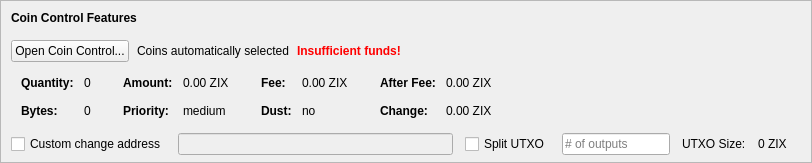
    <widget class="QFrame" name="frameCoinControl">
     <property name="sizePolicy">
      <sizepolicy hsizetype="Expanding" vsizetype="Expanding">
       <horstretch>0</horstretch>
       <verstretch>0</verstretch>
      </sizepolicy>
     </property>
     <property name="maximumSize">
      <size>
       <width>16777215</width>
       <height>16777215</height>
      </size>
     </property>
     <property name="frameShape">
      <enum>QFrame::StyledPanel</enum>
     </property>
     <property name="frameShadow">
      <enum>QFrame::Sunken</enum>
     </property>
     <layout class="QVBoxLayout" name="verticalLayoutCoinControl2">
      <property name="spacing">
       <number>0</number>
      </property>
      <property name="leftMargin">
       <number>0</number>
      </property>
      <property name="topMargin">
       <number>0</number>
      </property>
      <property name="rightMargin">
       <number>0</number>
      </property>
      <property name="bottomMargin">
       <number>6</number>
      </property>
      <item>
       <layout class="QVBoxLayout" name="verticalLayoutCoinControl" stretch="0,0,0,0,1">
        <property name="spacing">
         <number>0</number>
        </property>
        <property name="leftMargin">
         <number>10</number>
        </property>
        <property name="topMargin">
         <number>10</number>
        </property>
        <item>
         <layout class="QHBoxLayout" name="horizontalLayoutCoinControl1">
          <property name="bottomMargin">
           <number>15</number>
          </property>
          <item>
           <widget class="QLabel" name="labelCoinControlFeatures">
            <property name="sizePolicy">
             <sizepolicy hsizetype="Preferred" vsizetype="Maximum">
              <horstretch>0</horstretch>
              <verstretch>0</verstretch>
             </sizepolicy>
            </property>
            <property name="font">
             <font>
              <weight>75</weight>
              <bold>true</bold>
             </font>
            </property>
            <property name="styleSheet">
             <string notr="true">font-weight:bold;</string>
            </property>
            <property name="text">
             <string>Coin Control Features</string>
            </property>
           </widget>
          </item>
         </layout>
        </item>
        <item>
         <layout class="QHBoxLayout" name="horizontalLayoutCoinControl2" stretch="0,0,0,0">
          <property name="spacing">
           <number>8</number>
          </property>
          <property name="bottomMargin">
           <number>10</number>
          </property>
          <item>
           <widget class="QPushButton" name="pushButtonCoinControl">
            <property name="styleSheet">
             <string notr="true"/>
            </property>
            <property name="text">
             <string>Open Coin Control...</string>
            </property>
            <property name="autoDefault">
             <bool>false</bool>
            </property>
           </widget>
          </item>
          <item>
           <widget class="QLabel" name="labelCoinControlAutomaticallySelected">
            <property name="text">
             <string>Coins automatically selected</string>
            </property>
            <property name="margin">
             <number>5</number>
            </property>
           </widget>
          </item>
          <item>
           <widget class="QLabel" name="labelCoinControlInsuffFunds">
            <property name="font">
             <font>
              <weight>75</weight>
              <bold>true</bold>
             </font>
            </property>
            <property name="styleSheet">
             <string notr="true">color:red;font-weight:bold;</string>
            </property>
            <property name="text">
             <string>Insufficient funds!</string>
            </property>
            <property name="margin">
             <number>5</number>
            </property>
           </widget>
          </item>
          <item>
           <spacer name="horizontalSpacerCoinControl">
            <property name="orientation">
             <enum>Qt::Horizontal</enum>
            </property>
            <property name="sizeHint" stdset="0">
             <size>
              <width>40</width>
              <height>1</height>
             </size>
            </property>
           </spacer>
          </item>
         </layout>
        </item>
        <item>
         <widget class="QWidget" name="widgetCoinControl" native="true">
          <property name="sizePolicy">
           <sizepolicy hsizetype="Preferred" vsizetype="Preferred">
            <horstretch>0</horstretch>
            <verstretch>0</verstretch>
           </sizepolicy>
          </property>
          <property name="minimumSize">
           <size>
            <width>0</width>
            <height>0</height>
           </size>
          </property>
          <property name="styleSheet">
           <string notr="true"/>
          </property>
          <layout class="QHBoxLayout" name="horizontalLayoutCoinControl5">
           <property name="leftMargin">
            <number>0</number>
           </property>
           <property name="topMargin">
            <number>0</number>
           </property>
           <property name="rightMargin">
            <number>0</number>
           </property>
           <property name="bottomMargin">
            <number>0</number>
           </property>
           <item>
            <layout class="QHBoxLayout" name="horizontalLayoutCoinControl3" stretch="0,0,0,1">
             <property name="spacing">
              <number>20</number>
             </property>
             <property name="topMargin">
              <number>0</number>
             </property>
             <property name="bottomMargin">
              <number>10</number>
             </property>
             <item>
              <layout class="QFormLayout" name="formLayoutCoinControl1">
               <property name="horizontalSpacing">
                <number>10</number>
               </property>
               <property name="verticalSpacing">
                <number>14</number>
               </property>
               <property name="leftMargin">
                <number>10</number>
               </property>
               <property name="topMargin">
                <number>4</number>
               </property>
               <property name="rightMargin">
                <number>6</number>
               </property>
               <item row="0" column="0">
                <widget class="QLabel" name="labelCoinControlQuantityText">
                 <property name="font">
                  <font>
                   <weight>75</weight>
                   <bold>true</bold>
                  </font>
                 </property>
                 <property name="text">
                  <string>Quantity:</string>
                 </property>
                 <property name="margin">
                  <number>0</number>
                 </property>
                </widget>
               </item>
               <item row="0" column="1">
                <widget class="QLabel" name="labelCoinControlQuantity">
                 <property name="cursor">
                  <cursorShape>IBeamCursor</cursorShape>
                 </property>
                 <property name="contextMenuPolicy">
                  <enum>Qt::ActionsContextMenu</enum>
                 </property>
                 <property name="text">
                  <string notr="true">0</string>
                 </property>
                 <property name="margin">
                  <number>0</number>
                 </property>
                 <property name="textInteractionFlags">
                  <set>Qt::LinksAccessibleByMouse|Qt::TextSelectableByKeyboard|Qt::TextSelectableByMouse</set>
                 </property>
                </widget>
               </item>
               <item row="1" column="0">
                <widget class="QLabel" name="labelCoinControlBytesText">
                 <property name="font">
                  <font>
                   <weight>75</weight>
                   <bold>true</bold>
                  </font>
                 </property>
                 <property name="text">
                  <string>Bytes:</string>
                 </property>
                </widget>
               </item>
               <item row="1" column="1">
                <widget class="QLabel" name="labelCoinControlBytes">
                 <property name="cursor">
                  <cursorShape>IBeamCursor</cursorShape>
                 </property>
                 <property name="contextMenuPolicy">
                  <enum>Qt::ActionsContextMenu</enum>
                 </property>
                 <property name="text">
                  <string notr="true">0</string>
                 </property>
                 <property name="textInteractionFlags">
                  <set>Qt::LinksAccessibleByMouse|Qt::TextSelectableByKeyboard|Qt::TextSelectableByMouse</set>
                 </property>
                </widget>
               </item>
              </layout>
             </item>
             <item>
              <layout class="QFormLayout" name="formLayoutCoinControl2">
               <property name="horizontalSpacing">
                <number>10</number>
               </property>
               <property name="verticalSpacing">
                <number>14</number>
               </property>
               <property name="leftMargin">
                <number>6</number>
               </property>
               <property name="topMargin">
                <number>4</number>
               </property>
               <property name="rightMargin">
                <number>6</number>
               </property>
               <item row="0" column="0">
                <widget class="QLabel" name="labelCoinControlAmountText">
                 <property name="font">
                  <font>
                   <weight>75</weight>
                   <bold>true</bold>
                  </font>
                 </property>
                 <property name="text">
                  <string>Amount:</string>
                 </property>
                 <property name="margin">
                  <number>0</number>
                 </property>
                </widget>
               </item>
               <item row="0" column="1">
                <widget class="QLabel" name="labelCoinControlAmount">
                 <property name="cursor">
                  <cursorShape>IBeamCursor</cursorShape>
                 </property>
                 <property name="contextMenuPolicy">
                  <enum>Qt::ActionsContextMenu</enum>
                 </property>
                 <property name="text">
                  <string notr="true">0.00 ZIX</string>
                 </property>
                 <property name="textInteractionFlags">
                  <set>Qt::LinksAccessibleByMouse|Qt::TextSelectableByKeyboard|Qt::TextSelectableByMouse</set>
                 </property>
                </widget>
               </item>
               <item row="1" column="0">
                <widget class="QLabel" name="labelCoinControlPriorityText">
                 <property name="font">
                  <font>
                   <weight>75</weight>
                   <bold>true</bold>
                  </font>
                 </property>
                 <property name="text">
                  <string>Priority:</string>
                 </property>
                </widget>
               </item>
               <item row="1" column="1">
                <widget class="QLabel" name="labelCoinControlPriority">
                 <property name="cursor">
                  <cursorShape>IBeamCursor</cursorShape>
                 </property>
                 <property name="contextMenuPolicy">
                  <enum>Qt::ActionsContextMenu</enum>
                 </property>
                 <property name="text">
                  <string>medium</string>
                 </property>
                 <property name="textInteractionFlags">
                  <set>Qt::LinksAccessibleByMouse|Qt::TextSelectableByKeyboard|Qt::TextSelectableByMouse</set>
                 </property>
                </widget>
               </item>
              </layout>
             </item>
             <item>
              <layout class="QFormLayout" name="formLayoutCoinControl3">
               <property name="horizontalSpacing">
                <number>10</number>
               </property>
               <property name="verticalSpacing">
                <number>14</number>
               </property>
               <property name="leftMargin">
                <number>6</number>
               </property>
               <property name="topMargin">
                <number>4</number>
               </property>
               <property name="rightMargin">
                <number>6</number>
               </property>
               <item row="0" column="0">
                <widget class="QLabel" name="labelCoinControlFeeText">
                 <property name="font">
                  <font>
                   <weight>75</weight>
                   <bold>true</bold>
                  </font>
                 </property>
                 <property name="text">
                  <string>Fee:</string>
                 </property>
                 <property name="margin">
                  <number>0</number>
                 </property>
                </widget>
               </item>
               <item row="0" column="1">
                <widget class="QLabel" name="labelCoinControlFee">
                 <property name="cursor">
                  <cursorShape>IBeamCursor</cursorShape>
                 </property>
                 <property name="contextMenuPolicy">
                  <enum>Qt::ActionsContextMenu</enum>
                 </property>
                 <property name="text">
                  <string notr="true">0.00 ZIX</string>
                 </property>
                 <property name="textInteractionFlags">
                  <set>Qt::LinksAccessibleByMouse|Qt::TextSelectableByKeyboard|Qt::TextSelectableByMouse</set>
                 </property>
                </widget>
               </item>
               <item row="1" column="0">
                <widget class="QLabel" name="labelCoinControlLowOutputText">
                 <property name="font">
                  <font>
                   <weight>75</weight>
                   <bold>true</bold>
                  </font>
                 </property>
                 <property name="text">
                  <string>Dust:</string>
                 </property>
                </widget>
               </item>
               <item row="1" column="1">
                <widget class="QLabel" name="labelCoinControlLowOutput">
                 <property name="cursor">
                  <cursorShape>IBeamCursor</cursorShape>
                 </property>
                 <property name="contextMenuPolicy">
                  <enum>Qt::ActionsContextMenu</enum>
                 </property>
                 <property name="text">
                  <string>no</string>
                 </property>
                 <property name="textInteractionFlags">
                  <set>Qt::LinksAccessibleByMouse|Qt::TextSelectableByKeyboard|Qt::TextSelectableByMouse</set>
                 </property>
                </widget>
               </item>
              </layout>
             </item>
             <item>
              <layout class="QFormLayout" name="formLayoutCoinControl4">
               <property name="horizontalSpacing">
                <number>10</number>
               </property>
               <property name="verticalSpacing">
                <number>14</number>
               </property>
               <property name="leftMargin">
                <number>6</number>
               </property>
               <property name="topMargin">
                <number>4</number>
               </property>
               <property name="rightMargin">
                <number>6</number>
               </property>
               <item row="0" column="0">
                <widget class="QLabel" name="labelCoinControlAfterFeeText">
                 <property name="font">
                  <font>
                   <weight>75</weight>
                   <bold>true</bold>
                  </font>
                 </property>
                 <property name="text">
                  <string>After Fee:</string>
                 </property>
                 <property name="margin">
                  <number>0</number>
                 </property>
                </widget>
               </item>
               <item row="0" column="1">
                <widget class="QLabel" name="labelCoinControlAfterFee">
                 <property name="cursor">
                  <cursorShape>IBeamCursor</cursorShape>
                 </property>
                 <property name="contextMenuPolicy">
                  <enum>Qt::ActionsContextMenu</enum>
                 </property>
                 <property name="text">
                  <string notr="true">0.00 ZIX</string>
                 </property>
                 <property name="textInteractionFlags">
                  <set>Qt::LinksAccessibleByMouse|Qt::TextSelectableByKeyboard|Qt::TextSelectableByMouse</set>
                 </property>
                </widget>
               </item>
               <item row="1" column="0">
                <widget class="QLabel" name="labelCoinControlChangeText">
                 <property name="font">
                  <font>
                   <weight>75</weight>
                   <bold>true</bold>
                  </font>
                 </property>
                 <property name="text">
                  <string>Change:</string>
                 </property>
                </widget>
               </item>
               <item row="1" column="1">
                <widget class="QLabel" name="labelCoinControlChange">
                 <property name="cursor">
                  <cursorShape>IBeamCursor</cursorShape>
                 </property>
                 <property name="contextMenuPolicy">
                  <enum>Qt::ActionsContextMenu</enum>
                 </property>
                 <property name="text">
                  <string notr="true">0.00 ZIX</string>
                 </property>
                 <property name="textInteractionFlags">
                  <set>Qt::LinksAccessibleByMouse|Qt::TextSelectableByKeyboard|Qt::TextSelectableByMouse</set>
                 </property>
                </widget>
               </item>
              </layout>
             </item>
            </layout>
           </item>
          </layout>
         </widget>
        </item>
        <item>
         <layout class="QHBoxLayout" name="horizontalLayoutCoinControl4" stretch="0,0,0,0,0,0,0">
          <property name="spacing">
           <number>12</number>
          </property>
          <property name="sizeConstraint">
           <enum>QLayout::SetDefaultConstraint</enum>
          </property>
          <property name="topMargin">
           <number>5</number>
          </property>
          <property name="rightMargin">
           <number>5</number>
          </property>
          <item>
           <widget class="QCheckBox" name="checkBoxCoinControlChange">
            <property name="toolTip">
             <string>If this is activated, but the change address is empty or invalid, change will be sent to a newly generated address.</string>
            </property>
            <property name="text">
             <string>Custom change address</string>
            </property>
           </widget>
          </item>
          <item>
           <widget class="QValidatedLineEdit" name="lineEditCoinControlChange">
            <property name="enabled">
             <bool>false</bool>
            </property>
            <property name="sizePolicy">
             <sizepolicy hsizetype="Expanding" vsizetype="Fixed">
              <horstretch>0</horstretch>
              <verstretch>0</verstretch>
             </sizepolicy>
            </property>
           </widget>
          </item>
          <item>
           <widget class="QCheckBox" name="splitBlockCheckBox">
            <property name="text">
             <string>Split UTXO</string>
            </property>
           </widget>
          </item>
          <item>
           <widget class="QLineEdit" name="splitBlockLineEdit">
            <property name="sizePolicy">
             <sizepolicy hsizetype="Fixed" vsizetype="Fixed">
              <horstretch>50</horstretch>
              <verstretch>0</verstretch>
             </sizepolicy>
            </property>
            <property name="placeholderText">
             <string># of outputs</string>
            </property>
           </widget>
          </item>
          <item>
           <widget class="QLabel" name="labelBlockSizeText">
            <property name="text">
             <string>UTXO Size:</string>
            </property>
           </widget>
          </item>
          <item>
           <widget class="QLabel" name="labelBlockSize">
            <property name="text">
             <string>0 ZIX</string>
            </property>
           </widget>
          </item>
          <item>
           <widget class="QLabel" name="labelCoinControlChangeLabel">
            <property name="sizePolicy">
             <sizepolicy hsizetype="Preferred" vsizetype="Expanding">
              <horstretch>0</horstretch>
              <verstretch>0</verstretch>
             </sizepolicy>
            </property>
            <property name="minimumSize">
             <size>
              <width>0</width>
              <height>0</height>
             </size>
            </property>
            <property name="text">
             <string/>
            </property>
            <property name="margin">
             <number>3</number>
            </property>
           </widget>
          </item>
         </layout>
        </item>
        <item>
         <spacer name="verticalSpacerCoinControl">
          <property name="orientation">
           <enum>Qt::Vertical</enum>
          </property>
          <property name="sizeHint" stdset="0">
           <size>
            <width>800</width>
            <height>1</height>
           </size>
          </property>
         </spacer>
        </item>
       </layout>
      </item>
     </layout>
    </widget>
